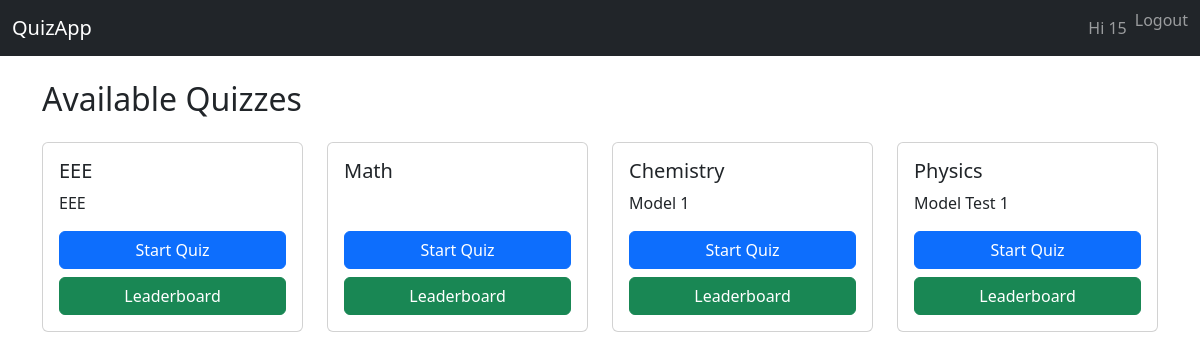
The app's page / (signed in) with its own data.
### userauths/models.py (models this page shows, shortened)
class CustomUser(AbstractUser):
    full_name = models.CharField(max_length=200, blank=True)
    college = models.CharField(max_length=200, blank=True)

### quiz/models.py (models this page shows, shortened)
class Quiz(models.Model):
    STATUS_CHOICES = [('draft', 'Draft'), ('published', 'Published')]
    title = models.CharField(max_length=200)
    description = models.TextField(blank=True)
    duration = models.PositiveIntegerField(help_text='Duration in minutes')
    total_marks = models.PositiveIntegerField(default=0)
    status = models.CharField(max_length=10, choices=STATUS_CHOICES, default='draft')
    publish_date = models.DateTimeField(null=True, blank=True)
    created_at = models.DateTimeField(auto_now_add=True)
    updated_at = models.DateTimeField(auto_now=True)
    def check_auto_publish(self):
        if self.status == 'draft' and self.publish_date and self.publish_date <= timezone.now():
            self.status = 'published'
            self.save(update_fields=['status'])

### quiz/views.py (the view)
# urls.py: path('', views.quiz_list, name='quiz_list'),
@login_required
def quiz_list(request):
    quizzes = Quiz.objects.all()
    for quiz in quizzes:
        quiz.check_auto_publish()
    quizzes = quizzes.filter(status='published').order_by('-publish_date')
    return render(request, 'quiz/quiz_list.html', {'quizzes': quizzes})

### quiz/templates/quiz/quiz_list.html
{% extends 'base.html' %}
{% block content %}
<h2 class="mb-4">Available Quizzes</h2>
<div class="row">
  {% for quiz in quizzes %}
  <div class="col-12 col-sm-6 col-md-4 col-lg-3 mb-3">
    <div class="card h-100">
      <div class="card-body d-flex flex-column">
        <h5 class="card-title">{{ quiz.title }}</h5>
        <p class="card-text">{{ quiz.description }}</p>
        <div class="mt-auto">
          <a href="{% url 'quiz:start_quiz' quiz.id %}" class="btn btn-primary w-100 mb-2">Start Quiz</a>
          <a href="{% url 'quiz:leaderboard' quiz.id %}" class="btn btn-success w-100">Leaderboard</a>
        </div>
      </div>
    </div>
  </div>
  {% endfor %}
</div>
{% endblock %}

### templates/base.html (shortened to what this page needs)
<!DOCTYPE html>
<html lang="en">
<head>
    <link href="https://cdn.jsdelivr.net/npm/bootstrap@5.3.0/dist/css/bootstrap.min.css" rel="stylesheet">
</head>
<body>
<nav class="navbar navbar-expand-lg navbar-dark bg-dark">
  <div class="container-fluid">
    <a class="navbar-brand" href="{% url 'quiz:quiz_list' %}">QuizApp</a>
    <div class="collapse navbar-collapse" id="navbarContent">
      <ul class="navbar-nav ms-auto mb-2 mb-lg-0">
        {% if user.is_authenticated %}
          <li class="nav-item"><a class="nav-link" href="#">Hi {{ user.username }}</a></li>
          <li class="nav-item">
            <form method="post" action="{% url 'logout' %}">
              <button type="submit" class="btn btn-link nav-link p-0">Logout</button>
            </form>
          </li>
        {% else %}
          <li class="nav-item"><a class="nav-link" href="{% url 'login' %}">Login</a></li>
          <li class="nav-item"><a class="nav-link" href="{% url 'userauths:signup' %}">Sign Up</a></li>
        {% endif %}
      </ul>
    </div>
  </div>
</nav>
<div class="container mt-4 mb-5">
    {% block content %}{% endblock %}
</div>
</body>
</html>

### records on screen
CustomUser: username "15"
Quiz: title "EEE", description "EEE"
Quiz: title "Math"
Quiz: title "Chemistry", description "Model 1"
Quiz: title "Physics", description "Model Test 1"
